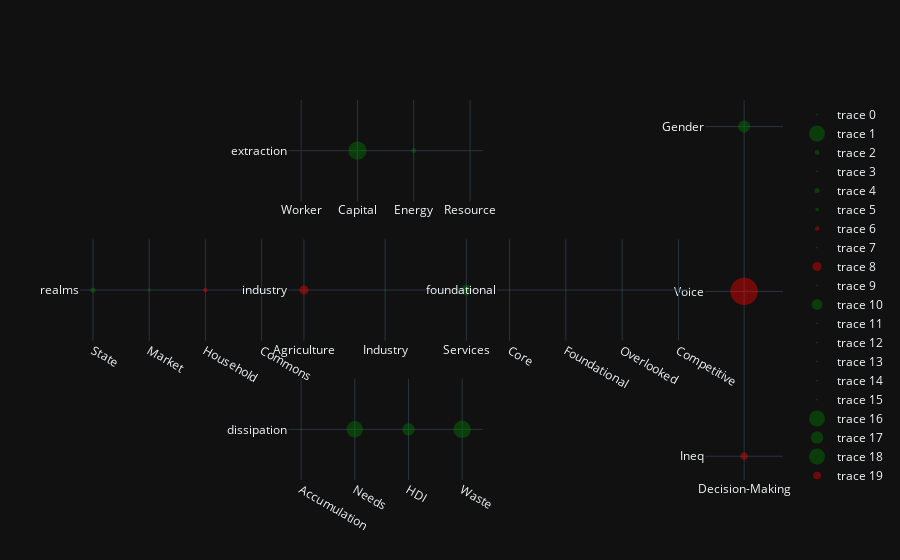

The notebook cell saved with this chart:
### Code cell
def draw_plot(country, year_number, fig):
    # Assuming get_data_by_year returns a list of values
    # data_values = list(get_data_by_year(country, year_number))
    # if not data_values:
    #     print("No data available for the specified country and year.")
    #     return
    data_values = get_data_by_year(country, year_number)
    if not data_values:
        print("No data available for the specified country and year.")
        return

    # Unpacking the data
    (agriculture, industry, services, grosscapital, unemployed, wealth, gini, voice,
     femaleminister, lifeexpectancy, education, govconsum, marketcap, houseconsum,
     energy, mfootprint) = data_values

    all_sizes = [[unemployed, wealth, energy, 0.1], [govconsum, marketcap, houseconsum, 0.1],
                 [agriculture, industry, services],
                 [0.1, 0.1, 0.1, 0.1],
                 [grosscapital, lifeexpectancy, education, mfootprint]]
    side_sizes = [gini, voice, femaleminister]

    # Scaling factor for circle sizes
    scaling_factor = 200

    # Draw circles in main axes
    for ax_index, sizes in enumerate(all_sizes):
        row, col = determine_plotly_row_col(ax_index)
        for x, size in zip(all_x_coords[ax_index], sizes):
            color, alpha, radius = calculate_circle_properties(size)
            fig.add_trace(
                go.Scatter(
                    x=[x], y=[0.5], mode='markers',
                    marker=dict(color=color, size=radius * scaling_factor, opacity=alpha),
                ),
                row=row, col=col
            )
        # Set axis properties
        if col != 4:  # Check if it's not the side axis
            set_axis_properties(fig, row, col, all_x_coords[ax_index], all_x_axis_ticks[ax_index],
                                all_y_axis_ticks[ax_index])

    # Draw circles in side axis
    for y, size in zip(side_y_coords, side_sizes):
        color, alpha, radius = calculate_circle_properties(size)
        fig.add_trace(
            go.Scatter(
                x=[0.5],  # Constant x-coordinate for all circles in the side plot
                y=[y],  # Variable y-coordinate from side_y_coords
                mode='markers',
                marker=dict(color=color, size=radius * scaling_factor, opacity=alpha),
            ),
            row=1, col=4  # Spanning subplot in the fourth column
        )

    # Set side axis properties
    set_side_axis_properties(fig, 1, 4, side_y_coords,
                             all_side_ticks)  # Corrected for the spanning subplot in the second column

    return fig


fig = make_subplots(
    rows=3, cols=4,
    column_widths=[0.25, 0.25, 0.25, 0.1],  # Adjust these widths as needed
    specs=[
        [None, {"type": "scatter"}, None, {"type": "scatter", "rowspan": 3}],
        [{"type": "scatter"}, {"type": "scatter"}, {"type": "scatter"}, None],
        [None, {"type": "scatter"}, None, None]
    ],
    horizontal_spacing=0.02  # Adjust spacing between columns if needed
)

# Call draw_plot with the correctly initialized figure
fig = draw_plot('Canada', 2015, fig)

# Show the figure
fig.show()

### Figure 1 — Plotly figure (JSON) as saved in the notebook; plotly's stock layout.template omitted (floating-point values rounded to 4 significant figures)
{"data": [{"marker": {"color": "green", "opacity": 0.4, "size": 0.548}, "mode": "markers", "x": [0.125], "y": [0.5], "type": "scatter", "xaxis": "x", "yaxis": "y"}, {"marker": {"color": "green", "opacity": 0.4, "size": 18.2}, "mode": "markers", "x": [0.375], "y": [0.5], "type": "scatter", "xaxis": "x", "yaxis": "y"}, {"marker": {"color": "green", "opacity": 0.4, "size": 4.765}, "mode": "markers", "x": [0.625], "y": [0.5], "type": "scatter", "xaxis": "x", "yaxis": "y"}, {"marker": {"color": "green", "opacity": 0.4, "size": 1.333}, "mode": "markers", "x": [0.875], "y": [0.5], "type": "scatter", "xaxis": "x", "yaxis": "y"}, {"marker": {"color": "green", "opacity": 0.4, "size": 5.227}, "mode": "markers", "x": [0.125], "y": [0.5], "type": "scatter", "xaxis": "x3", "yaxis": "y3"}, {"marker": {"color": "green", "opacity": 0.4, "size": 3.453}, "mode": "markers", "x": [0.375], "y": [0.5], "type": "scatter", "xaxis": "x3", "yaxis": "y3"}, {"marker": {"color": "red", "opacity": 0.4, "size": 4.459}, "mode": "markers", "x": [0.625], "y": [0.5], "type": "scatter", "xaxis": "x3", "yaxis": "y3"}, {"marker": {"color": "green", "opacity": 0.4, "size": 1.333}, "mode": "markers", "x": [0.875], "y": [0.5], "type": "scatter", "xaxis": "x3", "yaxis": "y3"}, {"marker": {"color": "red", "opacity": 0.4, "size": 9.228}, "mode": "markers", "x": [0.25], "y": [0.5], "type": "scatter", "xaxis": "x4", "yaxis": "y4"}, {"marker": {"color": "green", "opacity": 0.4, "size": 1.926}, "mode": "markers", "x": [0.5], "y": [0.5], "type": "scatter", "xaxis": "x4", "yaxis": "y4"}, {"marker": {"color": "green", "opacity": 0.4, "size": 10.8}, "mode": "markers", "x": [0.75], "y": [0.5], "type": "scatter", "xaxis": "x4", "yaxis": "y4"}, {"marker": {"color": "green", "opacity": 0.4, "size": 1.333}, "mode": "markers", "x": [0.125], "y": [0.5], "type": "scatter", "xaxis": "x5", "yaxis": "y5"}, {"marker": {"color": "green", "opacity": 0.4, "size": 1.333}, "mode": "markers", "x": [0.375], "y": [0.5], "type": "scatter", "xaxis": "x5", "yaxis": "y5"}, {"marker": {"color": "green", "opacity": 0.4, "size": 1.333}, "mode": "markers", "x": [0.625], "y": [0.5], "type": "scatter", "xaxis": "x5", "yaxis": "y5"}, {"marker": {"color": "green", "opacity": 0.4, "size": 1.333}, "mode": "markers", "x": [0.875], "y": [0.5], "type": "scatter", "xaxis": "x5", "yaxis": "y5"}, {"marker": {"color": "green", "opacity": 0.4, "size": 1.977}, "mode": "markers", "x": [0.125], "y": [0.5], "type": "scatter", "xaxis": "x6", "yaxis": "y6"}, {"marker": {"color": "green", "opacity": 0.4, "size": 16.43}, "mode": "markers", "x": [0.375], "y": [0.5], "type": "scatter", "xaxis": "x6", "yaxis": "y6"}, {"marker": {"color": "green", "opacity": 0.4, "size": 12.38}, "mode": "markers", "x": [0.625], "y": [0.5], "type": "scatter", "xaxis": "x6", "yaxis": "y6"}, {"marker": {"color": "green", "opacity": 0.4, "size": 17.46}, "mode": "markers", "x": [0.875], "y": [0.5], "type": "scatter", "xaxis": "x6", "yaxis": "y6"}, {"marker": {"color": "red", "opacity": 0.4, "size": 7.623}, "mode": "markers", "x": [0.5], "y": [0.2], "type": "scatter", "xaxis": "x2", "yaxis": "y2"}, {"marker": {"color": "red", "opacity": 0.4106, "size": 27.37}, "mode": "markers", "x": [0.5], "y": [0.5], "type": "scatter", "xaxis": "x2", "yaxis": "y2"}, {"marker": {"color": "green", "opacity": 0.4, "size": 12.11}, "mode": "markers", "x": [0.5], "y": [0.8], "type": "scatter", "xaxis": "x2", "yaxis": "y2"}], "layout": {"xaxis": {"anchor": "y", "domain": [0.2965, 0.5729], "tickvals": [0.125, 0.375, 0.625, 0.875], "ticktext": ["Worker", "Capital", "Energy", "Resource"]}, "yaxis": {"anchor": "x", "domain": [0.7333, 1.0], "range": [0.3, 0.7], "tickvals": [0.5], "ticktext": ["extraction"]}, "xaxis2": {"anchor": "y2", "domain": [0.8894, 1.0], "range": [0.3, 0.7], "tickvals": [0.5], "ticktext": ["Decision-Making"]}, "yaxis2": {"anchor": "x2", "domain": [0.0, 1.0], "tickvals": [0.2, 0.5, 0.8], "ticktext": ["Ineq", "Voice", "Gender"]}, "xaxis3": {"anchor": "y3", "domain": [0.0, 0.2765], "tickvals": [0.125, 0.375, 0.625, 0.875], "ticktext": ["State", "Market", "Household", "Commons"]}, "yaxis3": {"anchor": "x3", "domain": [0.3667, 0.6333], "range": [0.3, 0.7], "tickvals": [0.5], "ticktext": ["realms"]}, "xaxis4": {"anchor": "y4", "domain": [0.2965, 0.5729], "tickvals": [0.25, 0.5, 0.75], "ticktext": ["Agriculture", "Industry", "Services"]}, "yaxis4": {"anchor": "x4", "domain": [0.3667, 0.6333], "range": [0.3, 0.7], "tickvals": [0.5], "ticktext": ["industry"]}, "xaxis5": {"anchor": "y5", "domain": [0.5929, 0.8694], "tickvals": [0.125, 0.375, 0.625, 0.875], "ticktext": ["Core", "Foundational", "Overlooked", "Competitive"]}, "yaxis5": {"anchor": "x5", "domain": [0.3667, 0.6333], "range": [0.3, 0.7], "tickvals": [0.5], "ticktext": ["foundational"]}, "xaxis6": {"anchor": "y6", "domain": [0.2965, 0.5729], "tickvals": [0.125, 0.375, 0.625, 0.875], "ticktext": ["Accumulation", "Needs", "HDI", "Waste"]}, "yaxis6": {"anchor": "x6", "domain": [0.0, 0.2667], "range": [0.3, 0.7], "tickvals": [0.5], "ticktext": ["dissipation"]}}}
